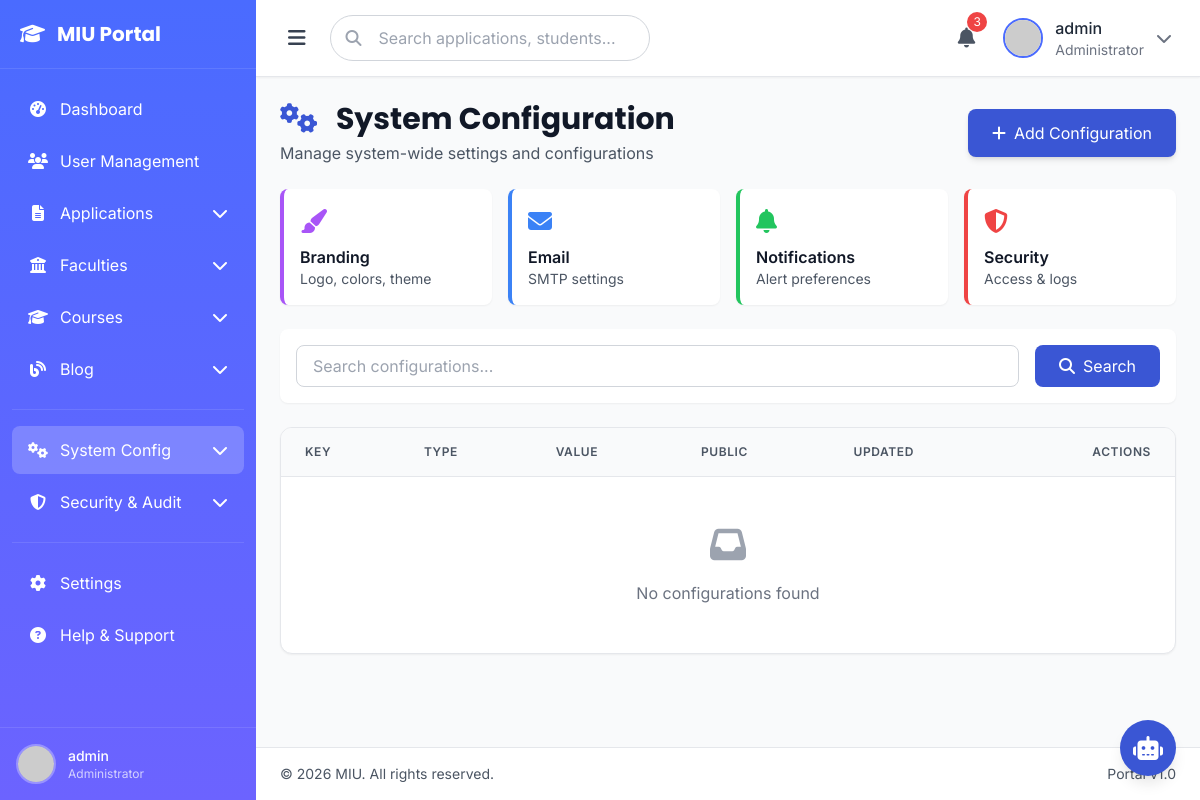
Page /management/config/ (signed in) on the earlier database version.
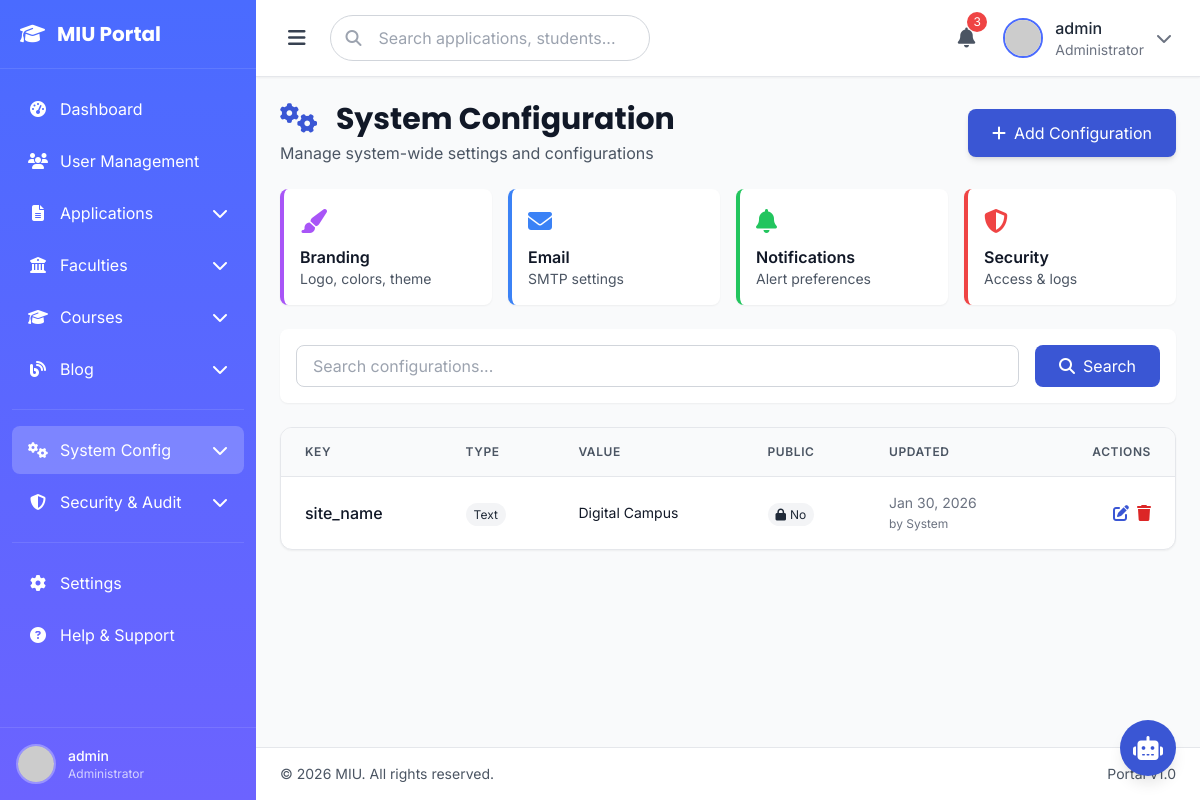
Same page on the later database version.
### eduweb/models.py (models this page shows, shortened)
class SystemConfiguration(models.Model):
    SETTING_TYPE_CHOICES = [
        ('text', 'Text'),
        ('number', 'Number'),
        ('boolean', 'Boolean'),
        ('json', 'JSON'),
    ]
    key = models.CharField(max_length=100, unique=True)
    value = models.TextField()
    setting_type = models.CharField(max_length=20, choices=SETTING_TYPE_CHOICES, default='text')
    description = models.TextField(blank=True)
    is_public = models.BooleanField(default=False, help_text="Can be accessed by non-admin users")
    updated_by = models.ForeignKey(User, on_delete=models.SET_NULL, null=True)
    updated_at = models.DateTimeField(auto_now=True)
    class Meta:
        verbose_name = 'System Configuration'
        verbose_name_plural = 'System Configurations'
        ordering = ['key']

### management/views.py (the view)
# urls.py: path('config/', views.system_config_list, name='system_config_list'),
@login_required(login_url='eduweb:auth_page')
@user_passes_test(is_admin)
def system_config_list(request):
    configs = SystemConfiguration.objects.all().order_by('key')
    search_query = request.GET.get('search', '')
    if search_query:
        configs = configs.filter(
            Q(key__icontains=search_query) |
            Q(description__icontains=search_query)
        )
    paginator = Paginator(configs, 20)
    page = request.GET.get('page', 1)
    configs_page = paginator.get_page(page)
    context = {
        'configs': configs_page,
        'search_query': search_query,
        'total_configs': configs.count()
    }
    return render(request, 'management/system_config/list.html', context)

### eduweb/context.py (called while the page is built)
def navigation_data(request):
    faculties = Faculty.objects.filter(is_active=True).prefetch_related('courses')[:11]
    courses = Course.objects.filter(is_active=True).select_related('faculty')[:11]
    return {
        'all_faculties': faculties,
        'all_courses': courses,
    }

### eduweb/views.py (called while the page is built)
def application_status_context(request):
    has_pending_application = False
    if request.user.is_authenticated:
        has_pending_application = CourseApplication.objects.filter(
            user=request.user,
            status__in=['draft', 'pending_payment', 'submitted', 'under_review', 'reviewed']
        ).exists()
    return {'has_pending_application': has_pending_application}

### management/views.py (called while the page is built)
def is_admin(user):
    return user.is_staff or user.is_superuser

### templates/management/system_config/list.html (shortened to what the changed rows need)
{% extends 'management/base.html' %}
{% load static %}
{% block content %}
<div class="space-y-6">
    <div class="flex flex-col md:flex-row md:items-center md:justify-between gap-4">
        <div>
            <h1 class="text-3xl font-bold text-gray-900 font-display">
                <i class="fas fa-cogs text-primary-600 mr-3"></i>
                System Configuration
            </h1>
        </div>
    </div>
    <div class="bg-white rounded-xl shadow-sm border border-gray-200 overflow-hidden">
        <div class="overflow-x-auto">
            <table class="w-full">
                <thead class="bg-gray-50 border-b border-gray-200">
                    <tr>
                        <th class="px-6 py-4 text-left text-xs font-semibold text-gray-600 uppercase tracking-wider">Key</th>
                        <th class="px-6 py-4 text-left text-xs font-semibold text-gray-600 uppercase tracking-wider">Type</th>
                        <th class="px-6 py-4 text-left text-xs font-semibold text-gray-600 uppercase tracking-wider">Value</th>
                        <th class="px-6 py-4 text-left text-xs font-semibold text-gray-600 uppercase tracking-wider">Public</th>
                        <th class="px-6 py-4 text-left text-xs font-semibold text-gray-600 uppercase tracking-wider">Updated</th>
                        <th class="px-6 py-4 text-right text-xs font-semibold text-gray-600 uppercase tracking-wider">Actions</th>
                    </tr>
                </thead>
                <tbody class="divide-y divide-gray-200">
                    {% for config in configs %}
                    <tr class="hover:bg-gray-50 transition-colors">
                        <td class="px-6 py-4">
                            <div class="font-medium text-gray-900">{{ config.key }}</div>
                        </td>
                        <td class="px-6 py-4">
                            <span class="px-2 py-1 text-xs rounded-full bg-gray-100 text-gray-800">
                                {{ config.get_setting_type_display }}
                            </span>
                        </td>
                        <td class="px-6 py-4">
                            <div class="text-sm text-gray-900 max-w-xs truncate">
                                {{ config.value|truncatewords:5 }}
                            </div>
                        </td>
                        <td class="px-6 py-4">
                            {% if config.is_public %}
                            <span class="px-2 py-1 text-xs rounded-full bg-green-100 text-green-800">
                                <i class="fas fa-check mr-1"></i>Yes
                            </span>
                            {% else %}
                            <span class="px-2 py-1 text-xs rounded-full bg-gray-100 text-gray-800">
                                <i class="fas fa-lock mr-1"></i>No
                            </span>
                            {% endif %}
                        </td>
                        <td class="px-6 py-4 text-sm text-gray-500">
                            {{ config.updated_at|date:"M d, Y" }}<br>
                            <span class="text-xs">by {{ config.updated_by.username|default:"System" }}</span>
                        </td>
                        <td class="px-6 py-4 text-right">
                            <div class="flex items-center justify-end gap-2">
                                <a href="{% url 'management:system_config_edit' config.id %}"
                                   class="text-primary-600 hover:text-primary-700" title="Edit">
                                    <i class="fas fa-edit"></i>
                                </a>
                                <a href="{% url 'management:system_config_delete' config.id %}"
                                   class="text-red-600 hover:text-red-700" title="Delete">
                                    <i class="fas fa-trash"></i>
                                </a>
                            </div>
                        </td>
                    </tr>
                    {% empty %}
                    <tr>
                        <td colspan="6" class="px-6 py-12 text-center">
                            <i class="fas fa-inbox text-gray-400 text-4xl mb-4"></i>
                            <p class="text-gray-500">No configurations found</p>
                        </td>
                    </tr>
                    {% endfor %}
                </tbody>
            </table>
        </div>
    </div>
</div>
{% endblock %}

Differences in the rows shown:
added SystemConfiguration: key "site_name", setting_type "Text", value "Digital Campus", is_public False (drawn), updated_at "Jan 30, 2026", updated_by.username "System"
Other differences:
text no longer shown: "No configurations found"
